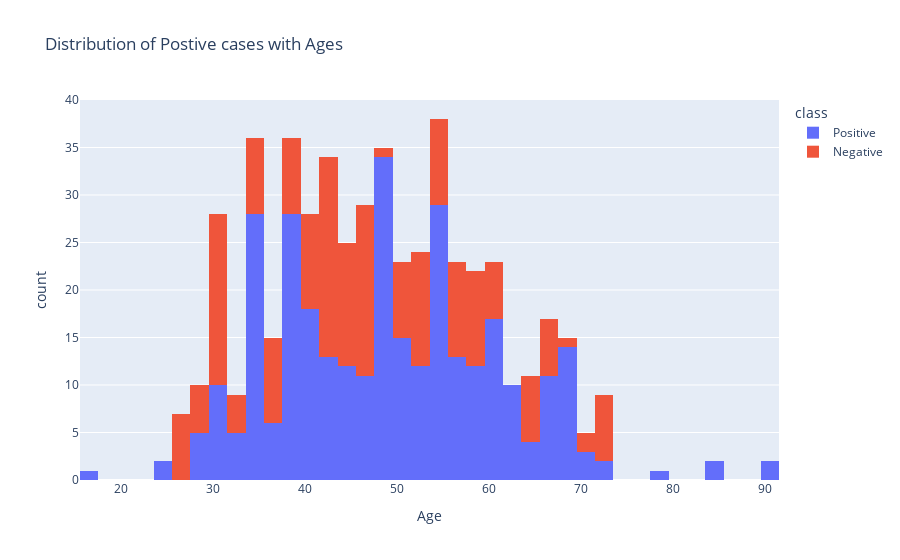

Notebook code cell kept with this figure:
### Markdown cell above
Female patients have a higher positivity rate than male patients. We can safely conclude that this data set is biased toward female patients with a high positivity rate.

### Code cell
agehist= px.histogram(Diabetes, x='Age', color="class", title="Distribution of Postive cases with Ages")
agehist.show()

### Figure 1 — Plotly figure (JSON) as saved in the notebook; plotly's stock layout.template omitted (floating-point values rounded to 4 significant figures; data arrays with more than 128 entries replaced by an {"elided": "..."} marker saying what was removed)
{"data": [{"alignmentgroup": "True", "bingroup": "x", "hovertemplate": "class=Positive<br>Age=%{x}<br>count=%{y}<extra></extra>", "legendgroup": "Positive", "marker": {"color": "#636efa", "pattern": {"shape": ""}}, "name": "Positive", "offsetgroup": "Positive", "orientation": "v", "showlegend": true, "type": "histogram", "x": {"elided": "320 int values"}, "xaxis": "x", "yaxis": "y"}, {"alignmentgroup": "True", "bingroup": "x", "hovertemplate": "class=Negative<br>Age=%{x}<br>count=%{y}<extra></extra>", "legendgroup": "Negative", "marker": {"color": "#EF553B", "pattern": {"shape": ""}}, "name": "Negative", "offsetgroup": "Negative", "orientation": "v", "showlegend": true, "type": "histogram", "x": {"elided": "200 int values"}, "xaxis": "x", "yaxis": "y"}], "layout": {"barmode": "relative", "legend": {"title": {"text": "class"}, "tracegroupgap": 0}, "title": {"text": "Distribution of Postive cases with Ages"}, "xaxis": {"anchor": "y", "domain": [0, 1], "title": {"text": "Age"}}, "yaxis": {"anchor": "x", "domain": [0, 1], "title": {"text": "count"}}}}
